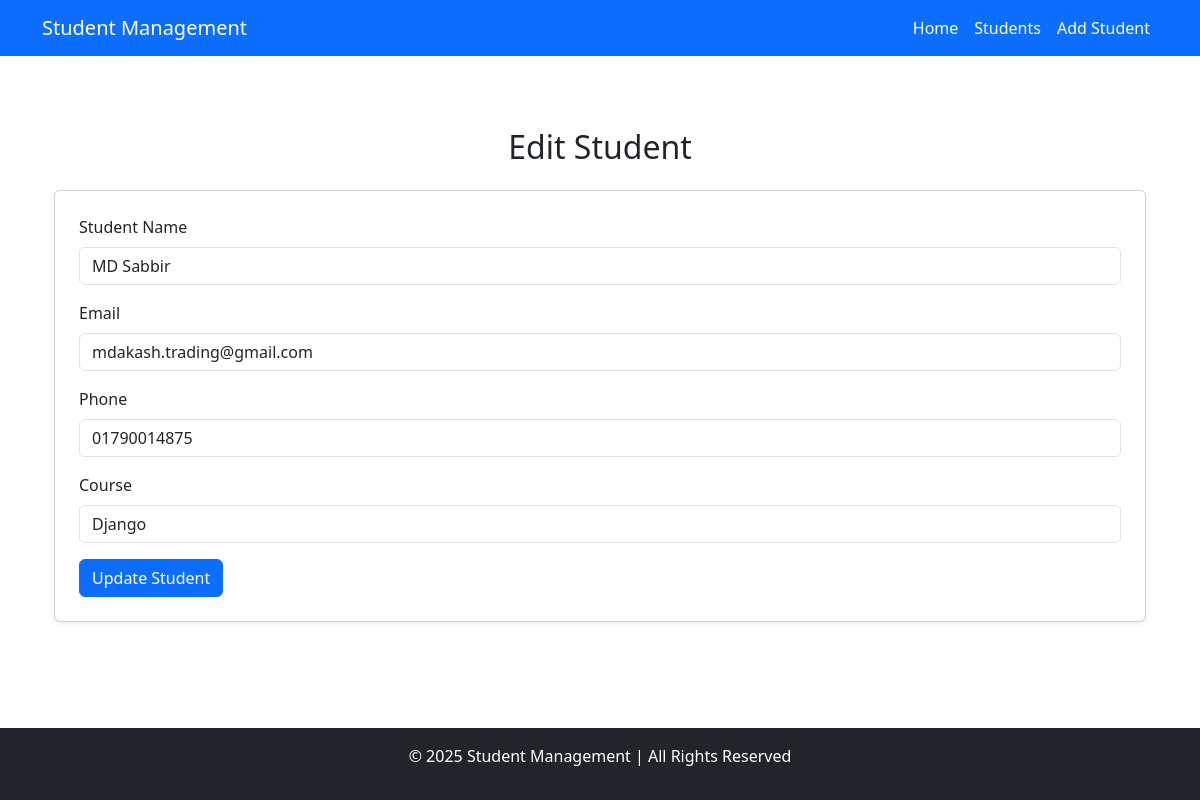
The app's page /edit_student/15/ with its own data.
### student/models.py (models this page shows, shortened)
class Student(models.Model):
    name = models.CharField(max_length=100)
    email = models.EmailField()
    phone = models.CharField(max_length=15)
    course = models.CharField(max_length=100)

### student/views.py (the view)
# urls.py: path('edit_student/<int:id>/', views.edit_student, name='edit_student'),
def edit_student(request, id):
    student = Student.objects.get(id=id)
    context = {
        'student': student
    }
    return render(request, 'edit_student.html', context)

### templates/edit_student.html (shortened to what this page needs)
{% extends 'base.html' %}
{% block content %}
<div class="container mt-4">
    <h2 class="text-center mb-4">Edit Student</h2>
    <div class="card p-4 shadow-sm">
        <form method="POST" action="{% url 'update_student' student.id %}">
            <div class="mb-3">
                <label for="name" class="form-label">Student Name</label>
                <input type="text" class="form-control" id="name" name="name" value="{{ student.name }}" required>
            </div>
            <div class="mb-3">
                <label for="email" class="form-label">Email</label>
                <input type="email" class="form-control" id="email" name="email" value="{{ student.email }}" required>
            </div>
            <div class="mb-3">
                <label for="phone" class="form-label">Phone</label>
                <input type="text" class="form-control" id="phone" name="phone" value="{{ student.phone }}" required>
            </div>
            <div class="mb-3">
                <label for="course" class="form-label">Course</label>
                <input type="text" class="form-control" id="course" name="course" value="{{ student.course }}" required>
            </div>
            <button type="submit" class="btn btn-primary">Update Student</button>
        </form>
    </div>
</div>
{% endblock %}

### static/css/style.css (style rules this page uses)
html, body { height: 100%; display: flex; flex-direction: column; }

### records on screen
Student: name "MD Sabbir", email "mdakash.trading@gmail.com", phone "01790014875", course "Django"
